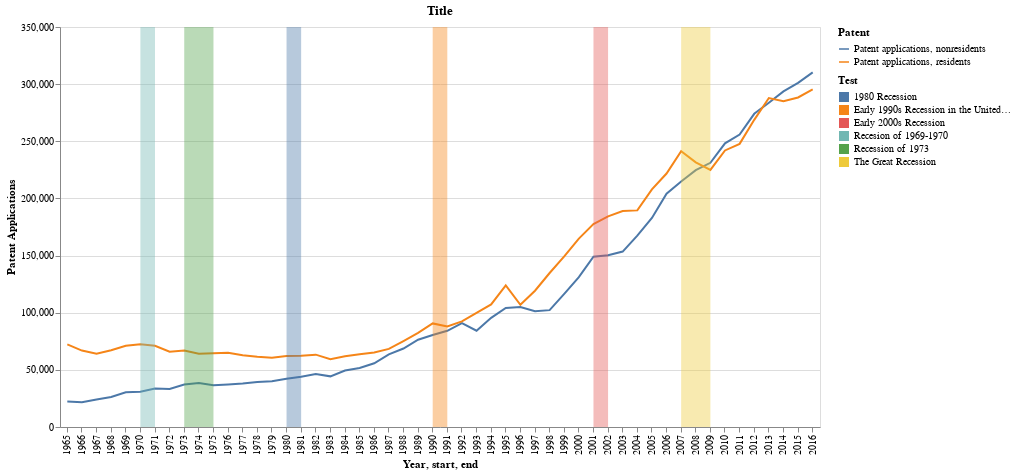

The notebook cell saved with this chart:
### Markdown cell above
## Patents

### Code cell
df_pat = pd.melt(df_usa, id_vars=['Year'], value_vars=['Patent applications, nonresidents',
                                                          'Patent applications, residents'],
                   var_name='Patent Origin', value_name='Patent Applications')

# Remove 2017 year
df_pat = df_pat[(df_pat['Year'] != 2017) & (df_pat['Year'] > 1964)]


pat = alt.Chart(df_pat).mark_line().encode(
    x='Year:O',
    y='Patent Applications',
    color=alt.Color('Patent Origin', legend=alt.Legend(title='Patent'))
    #tooltip=['Item1', 'Item2', 'Item3', 'Item4']
).properties(
    title='Title',
    width=760,
    height=400,
)#.interactive()

(pat + highlight).resolve_scale(color='independent')

### Figure 1 — Vega-Lite specification as saved in the notebook (floating-point values rounded to 4 significant figures)
{"config": {"view": {"continuousWidth": 400, "continuousHeight": 300}}, "layer": [{"data": {"name": "data-41ea15e5a7f154e43dddecb275096d4b"}, "mark": "line", "encoding": {"color": {"type": "nominal", "field": "Patent Origin", "legend": {"title": "Patent"}}, "x": {"type": "ordinal", "field": "Year"}, "y": {"type": "quantitative", "field": "Patent Applications"}}, "height": 400, "title": "Title", "width": 760}, {"data": {"name": "data-4dcc2708c11ee7bcb6db96bf1ed714d3"}, "mark": {"type": "rect", "fillOpacity": 0.4}, "encoding": {"color": {"type": "nominal", "field": "event", "legend": {"title": "Test"}}, "x": {"type": "ordinal", "field": "start"}, "x2": {"field": "end"}}}], "resolve": {"scale": {"color": "independent"}}, "$schema": "https://vega.github.io/schema/vega-lite/v4.0.0.json", "datasets": {"data-41ea15e5a7f154e43dddecb275096d4b": [{"Year": 1965, "Patent Origin": "Patent applications, nonresidents", "Patent Applications": 22312}, {"Year": 1966, "Patent Origin": "Patent applications, nonresidents", "Patent Applications": 21670}, {"Year": 1967, "Patent Origin": "Patent applications, nonresidents", "Patent Applications": 24046}, {"Year": 1968, "Patent Origin": "Patent applications, nonresidents", "Patent Applications": 26291}, {"Year": 1969, "Patent Origin": "Patent applications, nonresidents", "Patent Applications": 30407}, {"Year": 1970, "Patent Origin": "Patent applications, nonresidents", "Patent Applications": 30832}, {"Year": 1971, "Patent Origin": "Patent applications, nonresidents", "Patent Applications": 33640}, {"Year": 1972, "Patent Origin": "Patent applications, nonresidents", "Patent Applications": 33355}, {"Year": 1973, "Patent Origin": "Patent applications, nonresidents", "Patent Applications": 37144}, {"Year": 1974, "Patent Origin": "Patent applications, nonresidents", "Patent Applications": 38445}, {"Year": 1975, "Patent Origin": "Patent applications, nonresidents", "Patent Applications": 36569}, {"Year": 1976, "Patent Origin": "Patent applications, nonresidents", "Patent Applications": 37294}, {"Year": 1977, "Patent Origin": "Patent applications, nonresidents", "Patent Applications": 38068}, {"Year": 1978, "Patent Origin": "Patent applications, nonresidents", "Patent Applications": 39475}, {"Year": 1979, "Patent Origin": "Patent applications, nonresidents", "Patent Applications": 39959}, {"Year": 1980, "Patent Origin": "Patent applications, nonresidents", "Patent Applications": 42231}, {"Year": 1981, "Patent Origin": "Patent applications, nonresidents", "Patent Applications": 44009}, {"Year": 1982, "Patent Origin": "Patent applications, nonresidents", "Patent Applications": 46309}, {"Year": 1983, "Patent Origin": "Patent applications, nonresidents", "Patent Applications": 44312}, {"Year": 1984, "Patent Origin": "Patent applications, nonresidents", "Patent Applications": 49443}, {"Year": 1985, "Patent Origin": "Patent applications, nonresidents", "Patent Applications": 51562}, {"Year": 1986, "Patent Origin": "Patent applications, nonresidents", "Patent Applications": 55721}, {"Year": 1987, "Patent Origin": "Patent applications, nonresidents", "Patent Applications": 63522}, {"Year": 1988, "Patent Origin": "Patent applications, nonresidents", "Patent Applications": 68644}, {"Year": 1989, "Patent Origin": "Patent applications, nonresidents", "Patent Applications": 76337}, {"Year": 1990, "Patent Origin": "Patent applications, nonresidents", "Patent Applications": 80520}, {"Year": 1991, "Patent Origin": "Patent applications, nonresidents", "Patent Applications": 84160}, {"Year": 1992, "Patent Origin": "Patent applications, nonresidents", "Patent Applications": 90922}, {"Year": 1993, "Patent Origin": "Patent applications, nonresidents", "Patent Applications": 84241}, {"Year": 1994, "Patent Origin": "Patent applications, nonresidents", "Patent Applications": 95522}, {"Year": 1995, "Patent Origin": "Patent applications, nonresidents", "Patent Applications": 104180}, {"Year": 1996, "Patent Origin": "Patent applications, nonresidents", "Patent Applications": 105054}, {"Year": 1997, "Patent Origin": "Patent applications, nonresidents", "Patent Applications": 101282}, {"Year": 1998, "Patent Origin": "Patent applications, nonresidents", "Patent Applications": 102246}, {"Year": 1999, "Patent Origin": "Patent applications, nonresidents", "Patent Applications": 116512}, {"Year": 2000, "Patent Origin": "Patent applications, nonresidents", "Patent Applications": 131100}, {"Year": 2001, "Patent Origin": "Patent applications, nonresidents", "Patent Applications": 148958}, {"Year": 2002, "Patent Origin": "Patent applications, nonresidents", "Patent Applications": 150200}, {"Year": 2003, "Patent Origin": "Patent applications, nonresidents", "Patent Applications": 153500}, {"Year": 2004, "Patent Origin": "Patent applications, nonresidents", "Patent Applications": 167407}, {"Year": 2005, "Patent Origin": "Patent applications, nonresidents", "Patent Applications": 182866}, {"Year": 2006, "Patent Origin": "Patent applications, nonresidents", "Patent Applications": 204182}, {"Year": 2007, "Patent Origin": "Patent applications, nonresidents", "Patent Applications": 214807}, {"Year": 2008, "Patent Origin": "Patent applications, nonresidents", "Patent Applications": 224733}, {"Year": 2009, "Patent Origin": "Patent applications, nonresidents", "Patent Applications": 231194}, {"Year": 2010, "Patent Origin": "Patent applications, nonresidents", "Patent Applications": 248249}, {"Year": 2011, "Patent Origin": "Patent applications, nonresidents", "Patent Applications": 255832}, {"Year": 2012, "Patent Origin": "Patent applications, nonresidents", "Patent Applications": 274033}, {"Year": 2013, "Patent Origin": "Patent applications, nonresidents", "Patent Applications": 283781}, {"Year": 2014, "Patent Origin": "Patent applications, nonresidents", "Patent Applications": 293706}, {"Year": 2015, "Patent Origin": "Patent applications, nonresidents", "Patent Applications": 301075}, {"Year": 2016, "Patent Origin": "Patent applications, nonresidents", "Patent Applications": 310244}, {"Year": 1965, "Patent Origin": "Patent applications, residents", "Patent Applications": 72317}, {"Year": 1966, "Patent Origin": "Patent applications, residents", "Patent Applications": 66855}, {"Year": 1967, "Patent Origin": "Patent applications, residents", "Patent Applications": 64118}, {"Year": 1968, "Patent Origin": "Patent applications, residents", "Patent Applications": 67180}, {"Year": 1969, "Patent Origin": "Patent applications, residents", "Patent Applications": 71008}, {"Year": 1970, "Patent Origin": "Patent applications, residents", "Patent Applications": 72343}, {"Year": 1971, "Patent Origin": "Patent applications, residents", "Patent Applications": 71089}, {"Year": 1972, "Patent Origin": "Patent applications, residents", "Patent Applications": 65943}, {"Year": 1973, "Patent Origin": "Patent applications, residents", "Patent Applications": 66935}, {"Year": 1974, "Patent Origin": "Patent applications, residents", "Patent Applications": 64093}, {"Year": 1975, "Patent Origin": "Patent applications, residents", "Patent Applications": 64445}, {"Year": 1976, "Patent Origin": "Patent applications, residents", "Patent Applications": 65050}, {"Year": 1977, "Patent Origin": "Patent applications, residents", "Patent Applications": 62863}, {"Year": 1978, "Patent Origin": "Patent applications, residents", "Patent Applications": 61441}, {"Year": 1979, "Patent Origin": "Patent applications, residents", "Patent Applications": 60535}, {"Year": 1980, "Patent Origin": "Patent applications, residents", "Patent Applications": 62098}, {"Year": 1981, "Patent Origin": "Patent applications, residents", "Patent Applications": 62404}, {"Year": 1982, "Patent Origin": "Patent applications, residents", "Patent Applications": 63316}, {"Year": 1983, "Patent Origin": "Patent applications, residents", "Patent Applications": 59391}, {"Year": 1984, "Patent Origin": "Patent applications, residents", "Patent Applications": 61841}, {"Year": 1985, "Patent Origin": "Patent applications, residents", "Patent Applications": 63673}, {"Year": 1986, "Patent Origin": "Patent applications, residents", "Patent Applications": 65195}, {"Year": 1987, "Patent Origin": "Patent applications, residents", "Patent Applications": 68315}, {"Year": 1988, "Patent Origin": "Patent applications, residents", "Patent Applications": 75192}, {"Year": 1989, "Patent Origin": "Patent applications, residents", "Patent Applications": 82370}, {"Year": 1990, "Patent Origin": "Patent applications, residents", "Patent Applications": 90643}, {"Year": 1991, "Patent Origin": "Patent applications, residents", "Patent Applications": 87955}, {"Year": 1992, "Patent Origin": "Patent applications, residents", "Patent Applications": 92425}, {"Year": 1993, "Patent Origin": "Patent applications, residents", "Patent Applications": 99955}, {"Year": 1994, "Patent Origin": "Patent applications, residents", "Patent Applications": 107233}, {"Year": 1995, "Patent Origin": "Patent applications, residents", "Patent Applications": 123962}, {"Year": 1996, "Patent Origin": "Patent applications, residents", "Patent Applications": 106892}, {"Year": 1997, "Patent Origin": "Patent applications, residents", "Patent Applications": 119214}, {"Year": 1998, "Patent Origin": "Patent applications, residents", "Patent Applications": 134733}, {"Year": 1999, "Patent Origin": "Patent applications, residents", "Patent Applications": 149251}, {"Year": 2000, "Patent Origin": "Patent applications, residents", "Patent Applications": 164795}, {"Year": 2001, "Patent Origin": "Patent applications, residents", "Patent Applications": 177513}, {"Year": 2002, "Patent Origin": "Patent applications, residents", "Patent Applications": 184245}, {"Year": 2003, "Patent Origin": "Patent applications, residents", "Patent Applications": 188941}, {"Year": 2004, "Patent Origin": "Patent applications, residents", "Patent Applications": 189536}, {"Year": 2005, "Patent Origin": "Patent applications, residents", "Patent Applications": 207867}, {"Year": 2006, "Patent Origin": "Patent applications, residents", "Patent Applications": 221784}, {"Year": 2007, "Patent Origin": "Patent applications, residents", "Patent Applications": 241347}, {"Year": 2008, "Patent Origin": "Patent applications, residents", "Patent Applications": 231588}, {"Year": 2009, "Patent Origin": "Patent applications, residents", "Patent Applications": 224912}, {"Year": 2010, "Patent Origin": "Patent applications, residents", "Patent Applications": 241977}, {"Year": 2011, "Patent Origin": "Patent applications, residents", "Patent Applications": 247750}, {"Year": 2012, "Patent Origin": "Patent applications, residents", "Patent Applications": 268782}, {"Year": 2013, "Patent Origin": "Patent applications, residents", "Patent Applications": 287831}, {"Year": 2014, "Patent Origin": "Patent applications, residents", "Patent Applications": 285096}, {"Year": 2015, "Patent Origin": "Patent applications, residents", "Patent Applications": 288335}, {"Year": 2016, "Patent Origin": "Patent applications, residents", "Patent Applications": 295327}], "data-4dcc2708c11ee7bcb6db96bf1ed714d3": [{"start": 1970, "end": 1971, "event": "Recesion of 1969-1970"}, {"start": 1973, "end": 1975, "event": "Recession of 1973"}, {"start": 1980, "end": 1981, "event": "1980 Recession"}, {"start": 1990, "end": 1991, "event": "Early 1990s Recession in the United States"}, {"start": 2001, "end": 2002, "event": "Early 2000s Recession"}, {"start": 2007, "end": 2009, "event": "The Great Recession"}]}}
